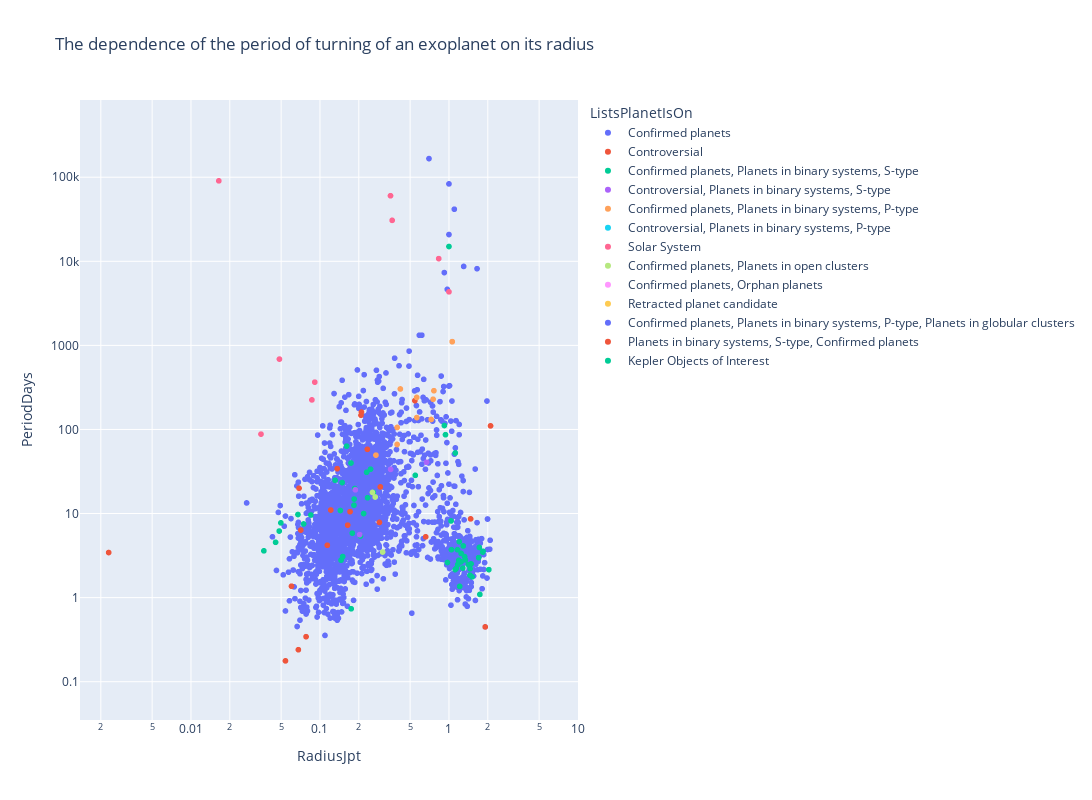

Source (notebook cell):
### Markdown cell above
# Period/Radius distribution

### Code cell
fig = px.scatter(
    exo_data,
    x = 'RadiusJpt',
    y = 'PeriodDays',
    color = 'ListsPlanetIsOn',
    height=800,
    width=1800,
    log_x=True,
    log_y=True,
    title='The dependence of the period of turning of an exoplanet on its radius',
    labels={'x':'Mass', 'y':'Radius'}
)
fig.show()

### Figure 1 — Plotly figure (JSON) as saved in the notebook; plotly's stock layout.template omitted (floating-point values rounded to 4 significant figures; data arrays with more than 128 entries replaced by an {"elided": "..."} marker saying what was removed)
{"data": [{"hovertemplate": "ListsPlanetIsOn=Confirmed planets<br>RadiusJpt=%{x}<br>PeriodDays=%{y}<extra></extra>", "legendgroup": "Confirmed planets", "marker": {"color": "#636efa", "symbol": "circle"}, "mode": "markers", "name": "Confirmed planets", "showlegend": true, "type": "scattergl", "x": {"elided": "3295 float values"}, "xaxis": "x", "y": {"elided": "3295 float values"}, "yaxis": "y"}, {"hovertemplate": "ListsPlanetIsOn=Controversial<br>RadiusJpt=%{x}<br>PeriodDays=%{y}<extra></extra>", "legendgroup": "Controversial", "marker": {"color": "#EF553B", "symbol": "circle"}, "mode": "markers", "name": "Controversial", "showlegend": true, "type": "scattergl", "x": [0.054, 0.114, 0.071, null, null, null, null, null, null, null, null, null, null, null, null, null, 0.66, null, 0.164, 0.1213, null, null, null, null, null, null, null, null, null, 0.289, 0.233, null, null, 0.2097, null, null, 1.91, null, null, 0.208, null, null, null, 1.472, null, null, 0.06015, null, 0.0023, 0.171, null, null, null, 0.0688, null, null, 0.5442, 2.1, 0.068, 0.078, null, null, null, null, 0.2935, null, null, null, null, null, null, null], "xaxis": "x", "y": [0.1769, 4.195, 6.356, 5.235, 290, 6.95, 344.9, 39.84, 1951, 48.14, 318, 17.48, 57.32, 48.62, null, 3400, 5.288, 1337.0, 7.282, 11.01, 16.2, 394.3, 15.82, 2651, 9.655, 67.55, null, 3830, 851.8, 7.834, 58.02, 18.36, 25.65, 160.9, null, 26.16, 0.4484, null, 31.08, 147.7, 17.38, 24.33, 10044, 8.638, 9.869, null, 1.366, null, 3.436, 10.51, null, null, 9886, 20, 379.6, 622.0, 220.1, 110.3, 0.2401, 0.3429, 0.2197, 0.3253, 0.8116, 4.476, 20.74, 13.96, 35.36, 94.11, 168.1, 642, 2500, 6], "yaxis": "y"}, {"hovertemplate": "ListsPlanetIsOn=Confirmed planets, Planets in binary systems, S-type<br>RadiusJpt=%{x}<br>PeriodDays=%{y}<extra></extra>", "legendgroup": "Confirmed planets, Planets in binary systems, S-type", "marker": {"color": "#00cc96", "symbol": "circle"}, "mode": "markers", "name": "Confirmed planets, Planets in binary systems, S-type", "showlegend": true, "type": "scattergl", "x": {"elided": "135 float values"}, "xaxis": "x", "y": {"elided": "135 float values"}, "yaxis": "y"}, {"hovertemplate": "ListsPlanetIsOn=Controversial, Planets in binary systems, S-type<br>RadiusJpt=%{x}<br>PeriodDays=%{y}<extra></extra>", "legendgroup": "Controversial, Planets in binary systems, S-type", "marker": {"color": "#ab63fa", "symbol": "circle"}, "mode": "markers", "name": "Controversial, Planets in binary systems, S-type", "showlegend": true, "type": "scattergl", "x": [null, 0.353, 0.188, 0.203, null, null, null, null, null, null, null, null, null, 0.08384, null, null, null, null, null, 0.67], "xaxis": "x", "y": [406.2, 33.52, 19.15, 5.608, 629.0, null, 16.95, 39.03, 62.24, 91.61, 256.2, 471, 3.236, null, 3849.0, 359.6, 4400, 320000, 4046, 40.74], "yaxis": "y"}, {"hovertemplate": "ListsPlanetIsOn=Confirmed planets, Planets in binary systems, P-type<br>RadiusJpt=%{x}<br>PeriodDays=%{y}<extra></extra>", "legendgroup": "Confirmed planets, Planets in binary systems, P-type", "marker": {"color": "#FFA15A", "symbol": "circle"}, "mode": "markers", "name": "Confirmed planets, Planets in binary systems, P-type", "showlegend": true, "type": "scattergl", "x": [0.764, null, 0.3964, null, null, null, null, null, null, 0.7538, 0.5618, 0.3961, null, null, 0.728, 1.1, 1.059, 0.5632, 0.2716, 0.4201, 1.06], "xaxis": "x", "y": [288.8, 2900, 105.6, null, 10230, null, 416, 5655.0, 2793, 228.8, 240.5, 66.26, null, 4350, 131.5, null, 1108.0, 138.5, 49.51, 303.2, 1108.0], "yaxis": "y"}, {"hovertemplate": "ListsPlanetIsOn=Controversial, Planets in binary systems, P-type<br>RadiusJpt=%{x}<br>PeriodDays=%{y}<extra></extra>", "legendgroup": "Controversial, Planets in binary systems, P-type", "marker": {"color": "#19d3f3", "symbol": "circle"}, "mode": "markers", "name": "Controversial, Planets in binary systems, P-type", "showlegend": true, "type": "scattergl", "x": [null, null, null, null, null, null, null], "xaxis": "x", "y": [4640, null, null, null, 1276, 2506, null], "yaxis": "y"}, {"hovertemplate": "ListsPlanetIsOn=Solar System<br>RadiusJpt=%{x}<br>PeriodDays=%{y}<extra></extra>", "legendgroup": "Solar System", "marker": {"color": "#FF6692", "symbol": "circle"}, "mode": "markers", "name": "Solar System", "showlegend": true, "type": "scattergl", "x": [0.0349, 0.08656, 0.09113, 0.04849, 1, 0.8329, 0.3628, 0.3522, 0.01644], "xaxis": "x", "y": [87.97, 224.7, 365.2, 687.0, 4333.0, 10760.0, 30690.0, 60190.0, 90550.0], "yaxis": "y"}, {"hovertemplate": "ListsPlanetIsOn=Confirmed planets, Planets in open clusters<br>RadiusJpt=%{x}<br>PeriodDays=%{y}<extra></extra>", "legendgroup": "Confirmed planets, Planets in open clusters", "marker": {"color": "#B6E880", "symbol": "circle"}, "mode": "markers", "name": "Confirmed planets, Planets in open clusters", "showlegend": true, "type": "scattergl", "x": [null, 0.2679, 0.306, null, null, null, null, null, null, null, null, null, 0.2552], "xaxis": "x", "y": [677.8, 15.73, 3.485, 121.7, 2.146, 5300, 6.088, 5.118, 714.3, 4.426, 6.958, 594.9, 17.82], "yaxis": "y"}, {"hovertemplate": "ListsPlanetIsOn=Confirmed planets, Orphan planets<br>RadiusJpt=%{x}<br>PeriodDays=%{y}<extra></extra>", "legendgroup": "Confirmed planets, Orphan planets", "marker": {"color": "#FF97FF", "symbol": "circle"}, "mode": "markers", "name": "Confirmed planets, Orphan planets", "showlegend": true, "type": "scattergl", "x": [1.53, null], "xaxis": "x", "y": [null, null], "yaxis": "y"}, {"hovertemplate": "ListsPlanetIsOn=Retracted planet candidate<br>RadiusJpt=%{x}<br>PeriodDays=%{y}<extra></extra>", "legendgroup": "Retracted planet candidate", "marker": {"color": "#FECB52", "symbol": "circle"}, "mode": "markers", "name": "Retracted planet candidate", "showlegend": true, "type": "scattergl", "x": [null, null, null, null], "xaxis": "x", "y": [407.1, 66.64, 433, 36.5], "yaxis": "y"}, {"hovertemplate": "ListsPlanetIsOn=Confirmed planets, Planets in binary systems, P-type, Planets in globular clusters<br>RadiusJpt=%{x}<br>PeriodDays=%{y}<extra></extra>", "legendgroup": "Confirmed planets, Planets in binary systems, P-type, Planets in globular clusters", "marker": {"color": "#636efa", "symbol": "circle"}, "mode": "markers", "name": "Confirmed planets, Planets in binary systems, P-type, Planets in globular clusters", "showlegend": true, "type": "scattergl", "x": [null], "xaxis": "x", "y": [24837], "yaxis": "y"}, {"hovertemplate": "ListsPlanetIsOn=Planets in binary systems, S-type, Confirmed planets<br>RadiusJpt=%{x}<br>PeriodDays=%{y}<extra></extra>", "legendgroup": "Planets in binary systems, S-type, Confirmed planets", "marker": {"color": "#EF553B", "symbol": "circle"}, "mode": "markers", "name": "Planets in binary systems, S-type, Confirmed planets", "showlegend": true, "type": "scattergl", "x": [0.136], "xaxis": "x", "y": [34.14], "yaxis": "y"}, {"hovertemplate": "ListsPlanetIsOn=Kepler Objects of Interest<br>RadiusJpt=%{x}<br>PeriodDays=%{y}<extra></extra>", "legendgroup": "Kepler Objects of Interest", "marker": {"color": "#00cc96", "symbol": "circle"}, "mode": "markers", "name": "Kepler Objects of Interest", "showlegend": true, "type": "scattergl", "x": [0.1485, 0.184, 0.15, 0.131], "xaxis": "x", "y": [23.34, 14.86, 3.076, 24.84], "yaxis": "y"}], "layout": {"height": 800, "legend": {"title": {"text": "ListsPlanetIsOn"}, "tracegroupgap": 0}, "title": {"text": "The dependence of the period of turning of an exoplanet on its radius"}, "width": 1800, "xaxis": {"anchor": "y", "domain": [0, 1], "title": {"text": "RadiusJpt"}, "type": "log"}, "yaxis": {"anchor": "x", "domain": [0, 1], "title": {"text": "PeriodDays"}, "type": "log"}}}
